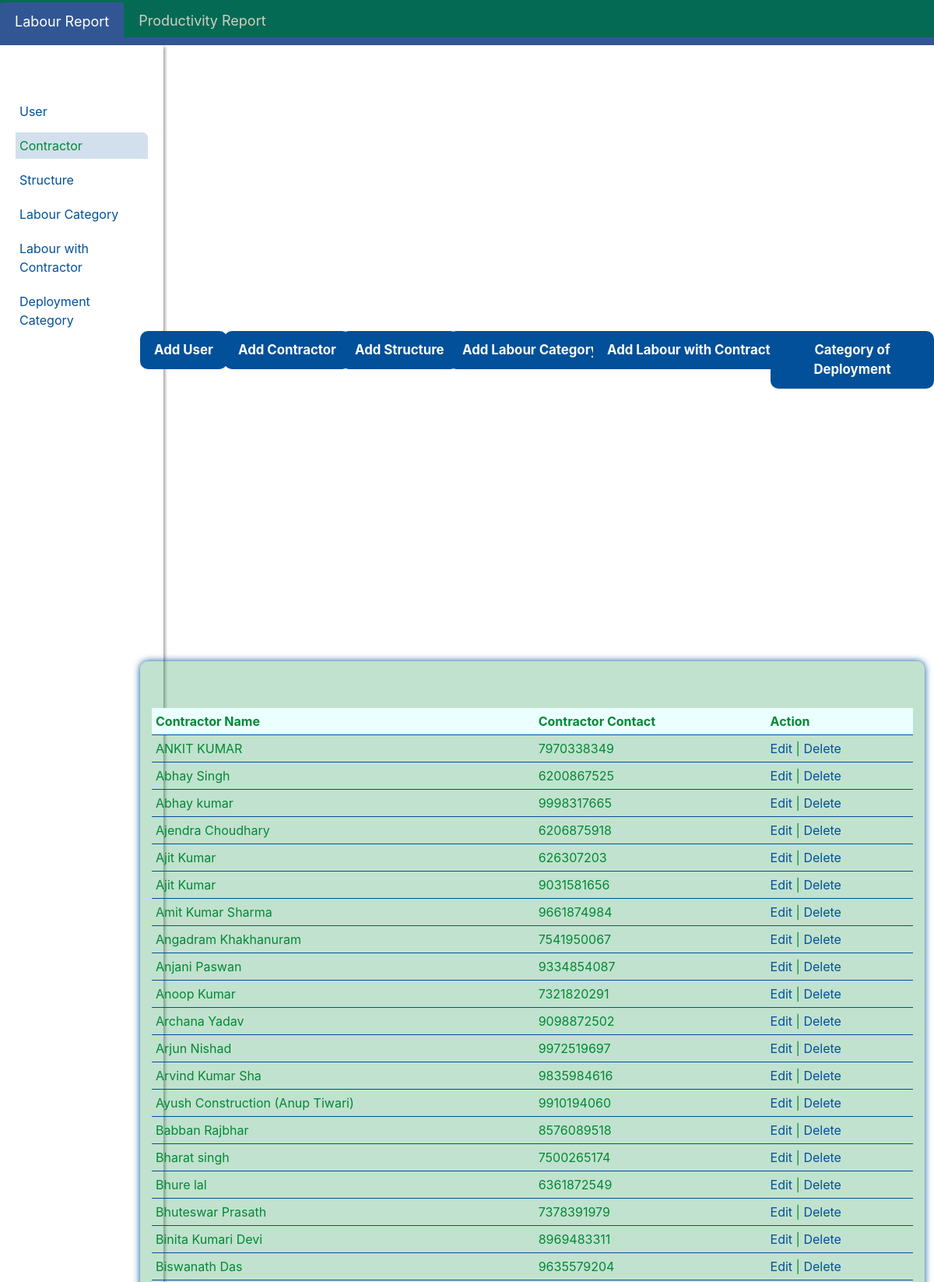
The page /Contractor/ (signed in, upper part) on the database its author committed.
### LabourReport/models.py (models this page shows, shortened)
class ContractorDetail(models.Model):
    ContractorName=models.CharField(max_length=200, null=True)
    ContractorNumber=models.IntegerField(null=True)

### LabourReport/decorators.py (the view)
        def wrapper_func(request, *args, **kwargs):
            group = None
            if request.user.groups.exists():
                group = request.user.groups.all()[0].name
            if group in allowed_roles:
                return view_func(request, *args, **kwargs)
            else:
                return HttpResponse('You are not authorized to view this page')

### LabourReport/views.py (called while the page is built)
@login_required(login_url='Login')
@allowed_users(allowed_roles=['Admin'])
def ShowContractor(request):
    data = ContractorDetail.objects.all().order_by('ContractorName')
    df = pd.DataFrame(columns=['ContractorName','ContractorNumber','id'])
    for i in data:
        df.loc[len(df)] = {'ContractorName':i.ContractorName,'ContractorNumber':i.ContractorNumber,'id':i.id}
    return render(request,'LabourReport/Admin/ShowContractor.html',{'data':df})

### LabourReport/templates/LabourReport/Admin/ShowContractor.html (shortened to what this page needs)
{% extends 'LabourReport/NavbarLR.html' %}
{% load static %}
{% block css %}
<link rel="stylesheet" href="{% static '/css/Admin/Admin.css' %}">
{% endblock %}
{% block content %}
  <div class="sidebar">
        <br><br>
        <a href="{% url 'HomeAdmin' %}" >User</a>
        <a href="{% url 'Contractor' %}" class="sidebar-item active">Contractor</a>
        <a href="{% url 'ShowStructure' %}" >Structure</a>
        <a href="{% url 'ShowLabours' %}" >Labour Category</a>
        <a href="{% url 'ShowLabourOfContractor' %}" >Labour with Contractor</a>
        <a href="{% url 'ShowActivity' %}" >Deployment Category</a>
  </div>
    <a href="{% url 'AddUser' %}" class="addSE">Add User</a>
    <a href="{% url 'AddContractor' %}" class="addCatDeploy">Add Contractor</a>
    <a href="{% url 'AddStructure' %}" class="addCont">Add Structure</a>
    <a href="{% url 'AddLabours' %}" class="reset">Add Labour Category</a>
    <a href="{% url 'LabourOfContractor' %}" class="LabToCont">Add Labour with Contractor</a>
    <a href="{% url 'AddActivity' %}" class="addCat">Category of Deployment</a>
    <div id="DataDisplay" >
      <div id="data">
        <table>
          <tr style="position: sticky; width:100%;top:0%;background-color: rgb(236, 255, 255);">
            <th>Contractor Name</th>
            <th>Contractor Contact</th>
            <th>Action</th>
          </tr>
          {% for i in data.itertuples %}
          <tr>
            <td>{{i.ContractorName}}</td>
            <td>{{i.ContractorNumber}}</td>
            <td><a href="{% url 'EditContractor' i.id %}">Edit</a> | <a onclick="Delete()" href="{% url 'DeleteContractor' i.id %}">Delete</a></td>
          </tr>
          {% endfor %}
        </table>
      </div>
    </div>
{% endblock %}

### static/css/Admin/Admin.css (style rules this page uses)
.addSE { display: block; background: #a8a8a8; padding: 6% 5% 6% 5%; font-size: 100%; text-align: center; font-weight: bold; line-height: 25px; position: absolute; border-radius: 5%; color: #ffffff; background-color: #a8a8a8; top: 25%; left: 35%; }
.addCont { display: block; background: #a8a8a8; padding: 6% 5% 6% 5%; font-size: 100%; text-align: center; font-weight: bold; line-height: 25px; position: absolute; border-radius: 5%; color: #ffffff; background-color: #a8a8a8; top: 40%; left: 28%; }
.reset { display: block; background: #a8a8a8; padding: 6% 6% 6% 6%; font-size: 100%; text-align: center; font-weight: bold; line-height: 25px; position: absolute; border-radius: 5%; color: #ffffff; background-color: #a8a8a8; top: 70%; left: 21%; }
.addCat { display: block; background: #a8a8a8; padding: 6% 5% 6% 5%; font-size: 100%; text-align: center; font-weight: bold; line-height: 25px; position: absolute; border-radius: 5%; color: #ffffff; background-color: #a8a8a8; top: 55%; left: 22.5%; }
@media only screen and (min-width: 600px) { #DataDisplay { position: absolute; top: 20%; left: 15%; width: 84%; height: 71%; background-color: #0088363e; border-radius: 10px; box-shadow: 0 0 10px 0 #015099; } }
@media only screen and (min-width: 600px) { .addSE { display: block; padding: 1% 1.5%; font-size: 105%; text-align: center; font-weight: bold; line-height: 25px; position: absolute; border-radius: 10px; color: #ffffff; background-color: #015099; top: 10%; left: 15%; animation: zoomout 0.7s forwards ; } }
@media only screen and (min-width: 600px) { .addCatDeploy { display: block; padding: 1% 1.5%; font-size: 105%; text-align: center; font-weight: bold; line-height: 25px; position: absolute; border-radius: 10px; color: #ffffff; background-color: #015099; top: 10%; left: 24%; animation: zoomout 0.7s forwards ; } }
@media only screen and (min-width: 600px) { .LabToCont { display: block; padding: 1% 1.5%; font-size: 105%; text-align: center; font-weight: bold; line-height: 25px; position: absolute; border-radius: 10px; color: #ffffff; background-color: #015099; top: 10%; left: 63.5%; animation: zoomout 0.7s forwards ; } }
@media only screen and (min-width: 600px) { .addCont { display: block; padding: 1% 1.5%; font-size: 105%; text-align: center; font-weight: bold; line-height: 25px; position: absolute; border-radius: 10px; color: #ffffff; background-color: #015099; top: 10%; left: 36.5%; animation: zoomout 0.7s forwards ; } }
@media only screen and (min-width: 600px) { .reset { display: block; padding: 1% 1.5%; font-size: 105%; text-align: center; font-weight: bold; line-height: 25px; position: absolute; border-radius: 10px; color: #ffffff; background-color: #015099; top: 10%; left: 48%; animation: zoomout 0.7s forwards ; } }
@media only screen and (min-width: 600px) { .addCat { display: block; padding: 1% 1.5%; font-size: 105%; text-align: center; font-weight: bold; line-height: 25px; position: absolute; border-radius: 10px; color: #ffffff; background-color: #015099; top: 10%; left: 82.5%; animation: zoomout 0.7s forwards ; } }

### LabourReport/templates/LabourReport/Admin/ShowContractor.html (style rules this page uses)
.sidebar { display: block; top: 0; left: 0; width: 210px; height: 90vh; color: #000; background-color: #fff; padding: 20px; box-shadow: 2px 2px 4px rgba(0, 0, 0, 0.4); }
.sidebar a { padding: 5px; display: block; color: #015099; text-decoration: none; margin-bottom: 10px; position: relative; }
.sidebar a:before { content: ""; position: absolute; width: 0%; height: 100%; background-color: #008837; z-index: -1; transition: all 0.3s ease-in-out; }
.sidebar a:after { content: ""; position: absolute; bottom: 0; left: 0; width: 100%; height: 3px; background-color: #008837; transform: scaleX(0); transform-origin: right; transition: transform 0.3s ease-in-out; }
.sidebar-item.active { color: #008837; background-color: #0150992d; border-top-right-radius: 7px; }
#data { position: absolute; top: 2%; left: 1.5%; font-size: 100%; border:0px; overflow-y:auto; height: 98%; width: 97%; color: #008837; background-color: transparent; animation: zoomout 0.5s forwards ; }
#data table { width: 100%; border-collapse: collapse; }
#data td,th { padding: 5px; }
#data tr { border-bottom: 1px solid #015099; }
#data a { color: #015099; }

### rows shown on the page
ContractorDetail: ContractorName "ANKIT KUMAR"
ContractorDetail: ContractorName "Abhay Singh"
ContractorDetail: ContractorName "Abhay kumar"
ContractorDetail: ContractorName "Ajendra Choudhary"
ContractorDetail: ContractorName "Ajit Kumar"
ContractorDetail: ContractorName "Ajit Kumar"
ContractorDetail: ContractorName "Amit Kumar Sharma"
ContractorDetail: ContractorName "Angadram Khakhanuram"
ContractorDetail: ContractorName "Anjani Paswan"
ContractorDetail: ContractorName "Anoop Kumar"
ContractorDetail: ContractorName "Archana Yadav"
ContractorDetail: ContractorName "Arjun Nishad"
ContractorDetail: ContractorName "Arvind Kumar Sha"
ContractorDetail: ContractorName "Ayush Construction (Anup Tiwari)"
ContractorDetail: ContractorName "Babban Rajbhar"
ContractorDetail: ContractorName "Bharat singh"
ContractorDetail: ContractorName "Bhure lal"
ContractorDetail: ContractorName "Bhuteswar Prasath"
ContractorDetail: ContractorName "Binita Kumari Devi"
ContractorDetail: ContractorName "Biswanath Das"

### other values the page prints
{{ i.ContractorNumber }} "7970338349" "6200867525" "9998317665" "6206875918" "626307203" "9031581656" "9661874984" "7541950067" "9334854087" "7321820291" "9098872502" "9972519697" "9835984616" "9910194060" "8576089518" "7500265174" "6361872549" "7378391979" "8969483311" "9635579204"
